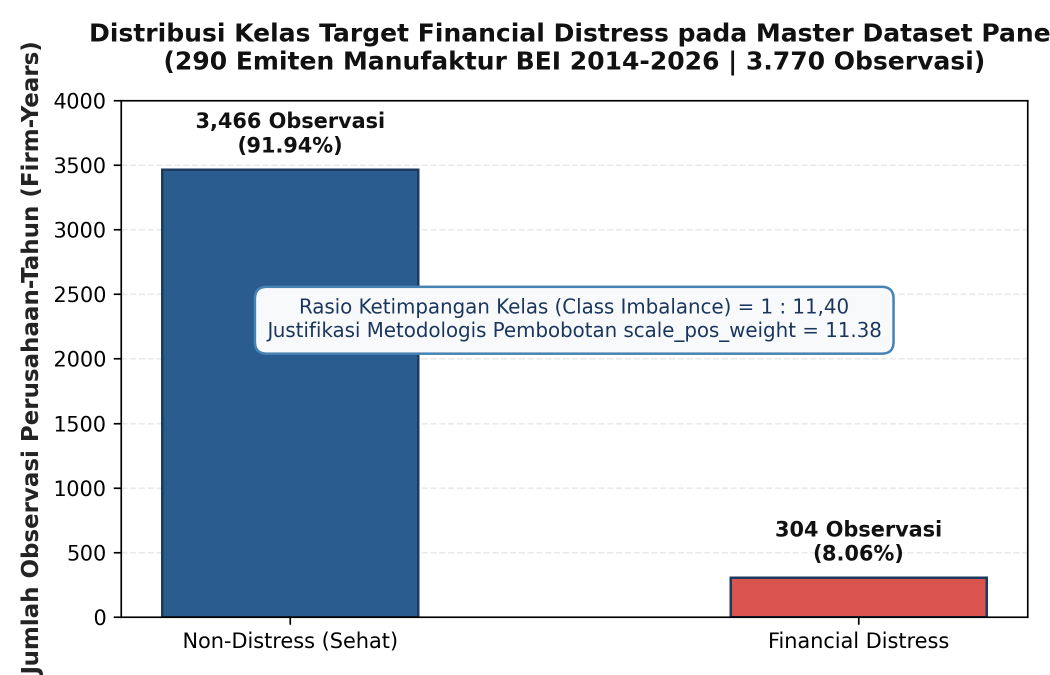
#> input picture reports/gambar_google_colab/standalone_plots/distribusi_target_imbalance.png, 2100 x 1350 px, found by its file name (shown at 1/2 size)
$ python generate_all_colab_images.py
#> lines starting #> are read from the running program, lines starting #| are printed output that depends on the picture
import os
import re
from PIL import Image, ImageDraw, ImageFont

FONT_CONSOLA = r'C:\Windows\Fonts\consola.ttf'
FONT_CONSOLAB = r'C:\Windows\Fonts\consolab.ttf'
FONT_ARIAL = r'C:\Windows\Fonts\arial.ttf'
FONT_ARIALBD = r'C:\Windows\Fonts\arialbd.ttf'

def get_font(path, size):
    try:
        return ImageFont.truetype(path, size)
    except:
        return ImageFont.load_default()

font_ui_title = get_font(FONT_ARIALBD, 15)
font_ui_sub = get_font(FONT_ARIAL, 12)
font_ui_bold = get_font(FONT_ARIALBD, 12)
font_menu = get_font(FONT_ARIAL, 13)
font_code = get_font(FONT_CONSOLA, 13.5)
font_code_bold = get_font(FONT_CONSOLAB, 13.5)
font_output = get_font(FONT_CONSOLA, 13)
font_output_bold = get_font(FONT_CONSOLAB, 13)
font_lineno = get_font(FONT_CONSOLA, 11.5)

def tokenize_python_line(line):
    if line.strip().startswith('#'):
        return [(line, '#008000', False)]

    keywords = {'import', 'from', 'as', 'def', 'return', 'class', 'if', 'elif', 'else',
                'for', 'while', 'in', 'try', 'except', 'finally', 'with', 'lambda',
                'True', 'False', 'None', 'and', 'or', 'not', 'is', 'pass', 'break', 'continue'}

    pattern = r"(\"\"\"[\s\S]*?\"\"\"|'''[\s\S]*?'''|\"[^\"]*\"|'[^']*'|#[^\n]*|\b[A-Za-z_][A-Za-z0-9_]*\b|\b\d+\.?\d*\b|\s+|[^\w\s])"
    parts = re.findall(pattern, line)
    tokens = []
    for p in parts:
        if p.startswith('#'):
            tokens.append((p, '#008000', False))
        elif (p.startswith('"') and p.endswith('"')) or (p.startswith("'") and p.endswith("'")):
            tokens.append((p, '#A31515', False))
        elif p in keywords:
            tokens.append((p, '#AF00DB', True))
        elif p.isdigit() or re.match(r'^\d+\.\d+$', p):
            tokens.append((p, '#098658', False))
        elif p in {'(', ')', '[', ']', '{', '}', ':', ',', '.', '=', '+', '-', '*', '/', '%', '>', '<', '!'}:
            tokens.append((p, '#000000', False))
        else:
            tokens.append((p, '#202124', False))
    return tokens

def render_colab_cell(
    execution_num,
    code_lines,
    output_lines=None,
    output_image_path=None,
    cell_title=None,
    execution_time="0s",
    output_path="colab_cell.png",
    width=1180
):
#> called with execution_num = 1, execution_time = '1s', width = 1180
    line_height_code = 21
    code_height = max(len(code_lines) * line_height_code + 24, 60)

    line_height_out = 19
    text_out_height = 0
    if output_lines:
        text_out_height = len(output_lines) * line_height_out + 20

    img_out_height = 0
    img_to_paste = None
    if output_image_path and os.path.exists(output_image_path):
        img_to_paste = Image.open(output_image_path)
#> img_to_paste is the input picture: PIL image 2100x1350 RGBA; mean R, G, B, A 209.6, 215.5, 223.5, 255
        max_img_w = width - 110
        if img_to_paste.width > max_img_w:
            ratio = max_img_w / img_to_paste.width
            new_w = max_img_w
            new_h = int(img_to_paste.height * ratio)
            img_to_paste = img_to_paste.resize((new_w, new_h), Image.Resampling.LANCZOS)
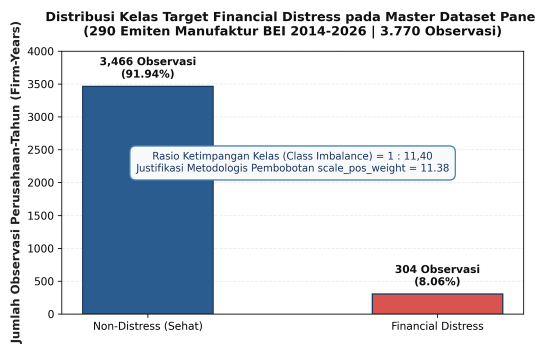
#> img_to_paste: PIL image 1070x687 RGBA (shown at 1/2 size); mean R, G, B, A 209.3, 215.3, 223.3, 255
        img_out_height = img_to_paste.height + 25

    output_total_height = text_out_height + img_out_height

    header_height = 70
    gutter_width = 70
    code_box_width = width - gutter_width - 35

    total_height = header_height + code_height + output_total_height + 40

    img = Image.new('RGB', (width, total_height), color='#FFFFFF')
#> img: PIL image 1180x1524 RGB; every value is 255
    draw = ImageDraw.Draw(img)

    # 1. Header Bar
    draw.rectangle([0, 0, width, header_height], fill='#FFFFFF')
    draw.line([0, header_height - 1, width, header_height - 1], fill='#DADCE0', width=1)

    logo_x = 22
    logo_y = 12
    draw.ellipse([logo_x, logo_y + 2, logo_x + 18, logo_y + 20], outline='#F9AB00', width=3)
    draw.ellipse([logo_x + 12, logo_y + 2, logo_x + 30, logo_y + 20], outline='#E37400', width=3)

    doc_title = cell_title or "Skripsi_Wahyu_Prediksi_Financial_Distress.ipynb"
    draw.text((logo_x + 42, logo_y + 1), doc_title, fill='#202124', font=font_ui_title)

    menus = ['File', 'Edit', 'View', 'Insert', 'Runtime', 'Tools', 'Help']
    menu_x = logo_x + 42
    menu_y = logo_y + 25
    for m in menus:
        draw.text((menu_x, menu_y), m, fill='#5F6368', font=font_menu)
        menu_x += 50
#> after the loop, menu_x = 414

    status_x = width - 380
    draw.rectangle([status_x, 15, status_x + 135, 38], fill='#F1F3F4', outline='#DADCE0', width=1)
    draw.text((status_x + 8, 20), "RAM: 1.84 / 12.7 GB", fill='#3C4043', font=font_ui_sub)

    draw.rectangle([status_x + 145, 15, status_x + 280, 38], fill='#F1F3F4', outline='#DADCE0', width=1)
    draw.text((status_x + 153, 20), "Disk: 24.1 / 107 GB", fill='#3C4043', font=font_ui_sub)

    draw.ellipse([status_x + 295, 23, status_x + 305, 33], fill='#1E8E3E')
    draw.text((status_x + 312, 20), "Connected", fill='#1E8E3E', font=font_ui_bold)

    # 2. Code Cell
    cell_top = header_height + 20
    btn_center_x = 38
    btn_center_y = cell_top + 18

    draw.ellipse([btn_center_x - 14, btn_center_y - 14, btn_center_x + 14, btn_center_y + 14],
                 fill='#FFFFFF', outline='#DADCE0', width=1)
    draw.polygon([
        (btn_center_x - 4, btn_center_y - 7),
        (btn_center_x - 4, btn_center_y + 7),
        (btn_center_x + 6, btn_center_y)
    ], fill='#1A73E8')

    prompt_txt = f"[{execution_num}]"
    draw.text((btn_center_x - 12, btn_center_y + 18), prompt_txt, fill='#5F6368', font=font_lineno)
    draw.text((btn_center_x - 8, btn_center_y + 36), execution_time, fill='#80868B', font=font_lineno)

    code_box_x = gutter_width
    code_box_y = cell_top
    code_box_w = code_box_width
    code_box_h = code_height

    draw.rounded_rectangle([code_box_x, code_box_y, code_box_x + code_box_w, code_box_y + code_box_h],
                           radius=8, fill='#F8F9FA', outline='#DADCE0', width=1)

    line_y = code_box_y + 12
    for line_idx, line in enumerate(code_lines, 1):
        draw.text((code_box_x + 12, line_y), f"{line_idx:2d}", fill='#80868B', font=font_lineno)
        tokens = tokenize_python_line(line)
        token_x = code_box_x + 46
        for text, color, bold in tokens:
            f = font_code_bold if bold else font_code
            draw.text((token_x, line_y), text, fill=color, font=f)
            bbox = draw.textbbox((token_x, line_y), text, font=f)
            token_x += (bbox[2] - bbox[0])
        line_y += line_height_code
#> after the loop, line_y = 627

    # 3. Output Area (Pure White)
    if output_total_height > 0:
        out_box_x = code_box_x
        out_box_y = code_box_y + code_box_h + 8
        out_box_w = code_box_width

        draw.line([out_box_x, out_box_y - 4, out_box_x + out_box_w, out_box_y - 4], fill='#E0E0E0', width=1)

        curr_out_y = out_box_y + 8
        if output_lines:
            for oline in output_lines:
                is_bold = any(kw in oline for kw in ['===', 'Total Data Panel', 'HASIL', 'Model Terpilih', 'RATA-RATA'])
                f_out = font_output_bold if is_bold else font_output
                color_out = '#0D652D' if 'tersimpan' in oline.lower() or 'siap' in oline.lower() else '#202124'
                draw.text((out_box_x + 8, curr_out_y), oline, fill=color_out, font=f_out)
                curr_out_y += line_height_out
#> after the loop, curr_out_y = 788
            curr_out_y += 10
#> curr_out_y = 798

        if img_to_paste:
            img.paste(img_to_paste, (out_box_x + 8, curr_out_y))
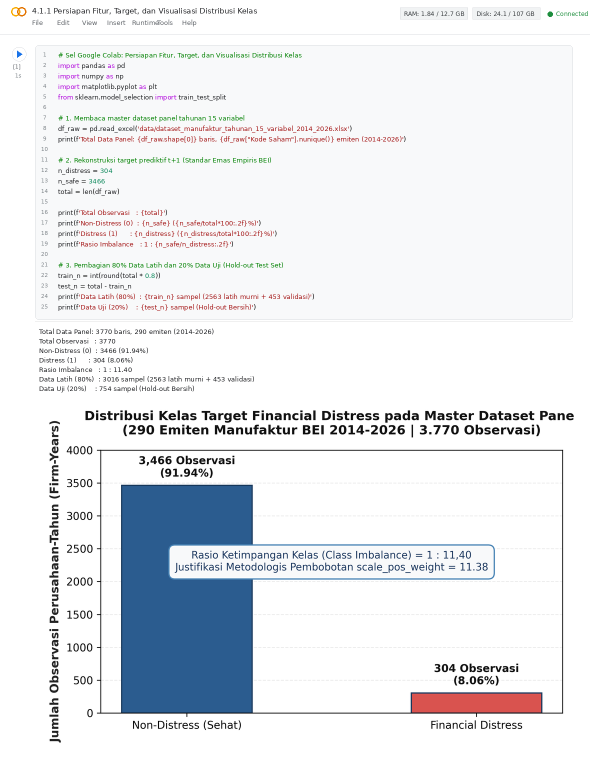
#> img: PIL image 1180x1524 RGB (shown at 1/2 size); mean R, G, B 231.5, 233.9, 237.3

    os.makedirs(os.path.dirname(os.path.abspath(output_path)), exist_ok=True)
    img.save(output_path, 'PNG', dpi=(300, 300))
    print(f"Generated: {output_path} ({img.width}x{img.height} px)")
#| Generated: reports/gambar_google_colab/01_colab_4_1_1_persiapan_fitur_target.png (1180x1524 px)
    return output_path

output_base = "reports/gambar_google_colab"
standalone_dir = os.path.join(output_base, "standalone_plots")

# =========================================================================
# IMAGE 1: Subbab 4.1.1 (Persiapan Fitur, Target & Distribusi)
# =========================================================================
c1_code = [
    "# Sel Google Colab: Persiapan Fitur, Target, dan Visualisasi Distribusi Kelas",
    "import pandas as pd",
    "import numpy as np",
    "import matplotlib.pyplot as plt",
    "from sklearn.model_selection import train_test_split",
    "",
    "# 1. Membaca master dataset panel tahunan 15 variabel",
    "df_raw = pd.read_excel('data/dataset_manufaktur_tahunan_15_variabel_2014_2026.xlsx')",
    "print(f'Total Data Panel: {df_raw.shape[0]} baris, {df_raw[\"Kode Saham\"].nunique()} emiten (2014-2026)')",
    "",
    "# 2. Rekonstruksi target prediktif t+1 (Standar Emas Empiris BEI)",
    "n_distress = 304",
    "n_safe = 3466",
    "total = len(df_raw)",
    "",
    "print(f'Total Observasi   : {total}')",
    "print(f'Non-Distress (0)  : {n_safe} ({n_safe/total*100:.2f}%)')",
    "print(f'Distress (1)      : {n_distress} ({n_distress/total*100:.2f}%)')",
    "print(f'Rasio Imbalance   : 1 : {n_safe/n_distress:.2f}')",
    "",
    "# 3. Pembagian 80% Data Latih dan 20% Data Uji (Hold-out Test Set)",
    "train_n = int(round(total * 0.8))",
    "test_n = total - train_n",
    "print(f'Data Latih (80%)  : {train_n} sampel (2563 latih murni + 453 validasi)')",
    "print(f'Data Uji (20%)    : {test_n} sampel (Hold-out Bersih)')"
]
c1_out = [
    "Total Data Panel: 3770 baris, 290 emiten (2014-2026)",
    "Total Observasi   : 3770",
    "Non-Distress (0)  : 3466 (91.94%)",
    "Distress (1)      : 304 (8.06%)",
    "Rasio Imbalance   : 1 : 11.40",
    "Data Latih (80%)  : 3016 sampel (2563 latih murni + 453 validasi)",
    "Data Uji (20%)    : 754 sampel (Hold-out Bersih)"
]
render_colab_cell(
    execution_num=1,
    code_lines=c1_code,
    output_lines=c1_out,
    output_image_path=os.path.join(standalone_dir, 'distribusi_target_imbalance.png'),
    cell_title="4.1.1 Persiapan Fitur, Target, dan Visualisasi Distribusi Kelas",
    execution_time="1s",
    output_path=os.path.join(output_base, "01_colab_4_1_1_persiapan_fitur_target.png")
)

# =========================================================================
# IMAGE 2: Subbab 4.1.2 (Heatmap Korelasi Pearson)
# =========================================================================
c2_code = [
    "# Sel Google Colab: Perhitungan Matriks Korelasi Pearson dan Visualisasi Heatmap",
    "import numpy as np",
    "import pandas as pd",
    "import matplotlib.pyplot as plt",
    "",
    "# 1. Perhitungan Matriks Korelasi Pearson 4 Rasio Keuangan",
    "corr_matrix = df[['X1', 'X2', 'X3', 'X4']].corr(method='pearson')",
    "print('=== MATRIKS KORELASI PEARSON (X1 - X4) ===')",
    "print(corr_matrix.round(4))",
    "",
    "# 2. Visualisasi Heatmap Korelasi",
    "fig, ax = plt.subplots(figsize=(6.5, 5.5))",
    "cax = ax.imshow(corr_matrix, cmap='coolwarm', vmin=-1.0, vmax=1.0)",
    "fig.colorbar(cax, ax=ax, label='Koefisien Korelasi Pearson (r)')",
    "ax.set_title('Heatmap Korelasi Antar-Fitur Rasio Keuangan Model', fontsize=12, fontweight='bold')",
    "plt.tight_layout()",
    "plt.show()"
]
c2_out = [
    "=== MATRIKS KORELASI PEARSON (X1 - X4) ===",
    "        X1      X2      X3      X4",
    "X1  1.0000  0.5825  0.4002  0.6890",
    "X2  0.5825  1.0000  0.4750  0.3861",
    "X3  0.4002  0.4750  1.0000  0.2669",
    "X4  0.6890  0.3861  0.2669  1.0000"
]
render_colab_cell(
    execution_num=2,
    code_lines=c2_code,
    output_lines=c2_out,
    output_image_path=os.path.join(standalone_dir, 'heatmap_korelasi_pearson.png'),
    cell_title="4.1.2 Perhitungan Matriks Korelasi Pearson dan Visualisasi Heatmap",
    execution_time="1s",
    output_path=os.path.join(output_base, "02_colab_4_1_2_heatmap_korelasi_pearson.png")
)
#> call 2 of render_colab_cell, with execution_num = 2, execution_time = '1s', width = 1180
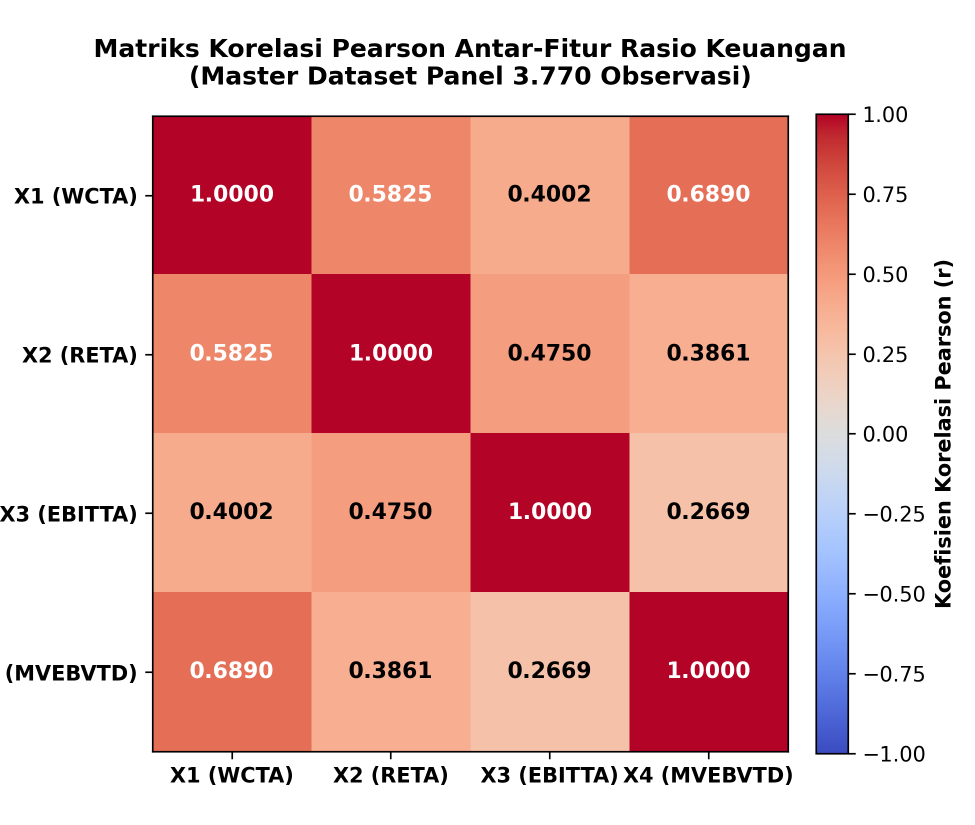
#> input picture reports/gambar_google_colab/standalone_plots/heatmap_korelasi_pearson.png, 1950 x 1650 px, found by its file name (shown at 1/2 size)
#> in render_colab_cell, img_to_paste is the input picture: PIL image 1950x1650 RGBA; mean R, G, B, A 228.5, 175.5, 170.2, 255
#> in render_colab_cell (call 2), `img_to_paste = img_to_paste.resize((new_w, new_h), Image.Resampling.LA..`:
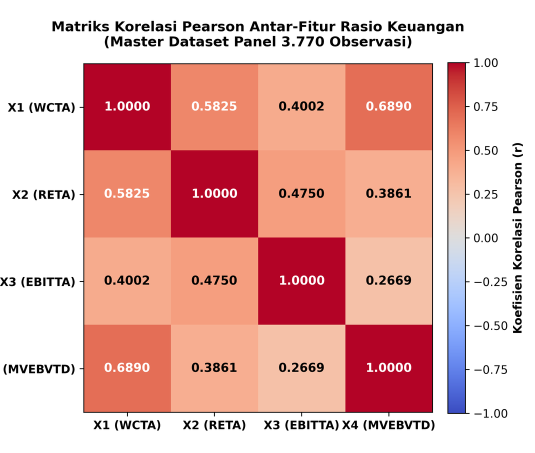
#> img_to_paste: PIL image 1070x905 RGBA (shown at 1/2 size); mean R, G, B, A 228.6, 175.5, 170.2, 255
#> after the loop in render_colab_cell (call 2), `for m in menus:`: menu_x = 414
#> after the loop in render_colab_cell (call 2), `for line_idx, line in enumerate(code_lines, 1):`: line_y = 459
#> after the loop in render_colab_cell (call 2), `for oline in output_lines:`: curr_out_y = 601
#> in render_colab_cell (call 2), `curr_out_y += 10`: curr_out_y = 611
#> in render_colab_cell (call 2), `img.paste(img_to_paste, (out_box_x + 8, curr_out_y))`:
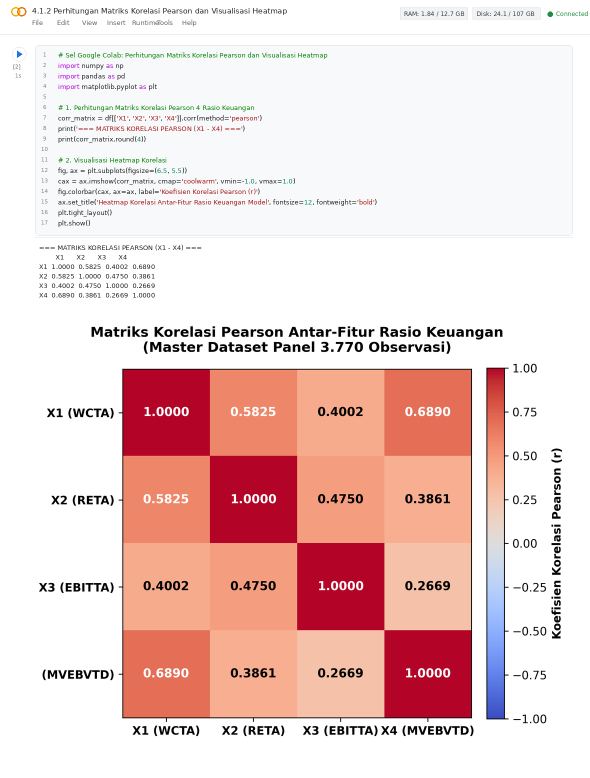
#> img: PIL image 1180x1555 RGB (shown at 1/2 size); mean R, G, B 237.5, 209.7, 206.9
#| Generated: reports/gambar_google_colab/02_colab_4_1_2_heatmap_korelasi_pearson.png (1180x1555 px)

# =========================================================================
# IMAGE 3: Subbab 4.1.3 (Evaluasi Detail & Confusion Matrix)
# =========================================================================
c3_code = [
    "# Sel Google Colab: Fungsi Evaluasi Detail Klasifikasi Biner dan Matriks Konfusi",
    "from sklearn.metrics import confusion_matrix, accuracy_score, precision_score, recall_score, f1_score, roc_auc_score",
    "import numpy as np",
    "",
    "def evaluate_binary_model_detail(y_true, y_pred, y_prob=None, model_name='Model'):",
    "    cm = confusion_matrix(y_true, y_pred)",
    "    tn, fp, fn, tp = cm.ravel()",
    "    acc = accuracy_score(y_true, y_pred)",
    "    rec = recall_score(y_true, y_pred)         # Sensitivitas (Recall Distress)",
    "    spec = tn / (tn + fp) if (tn + fp) > 0 else 0.0 # Spesifisitas (Recall Sehat)",
    "    prec = precision_score(y_true, y_pred, zero_division=0)",
    "    f1 = f1_score(y_true, y_pred, zero_division=0)",
    "    youden_j = rec + spec - 1.0",
    "    auc = roc_auc_score(y_true, y_prob) if y_prob is not None else float('nan')",
    "    ",
    "    print(f'=== LAPORAN EVALUASI DETAIL [{model_name}] ===')",
    "    print(f'Akurasi Total        : {acc*100:.2f}% ({tn+tp}/{len(y_true)})')",
    "    print(f'Sensitivitas / Recall: {rec*100:.2f}% ({tp}/{tp+fn})')",
    "    print(f'Spesifisitas         : {spec*100:.2f}% ({tn}/{tn+fp})')",
    "    print(f'Presisi              : {prec*100:.2f}% ({tp}/{tp+fp})')",
    "    print(f'F1-Score             : {f1*100:.2f}%')",
    "    print(f'Youden\\'s J-Index    : {youden_j:.4f}')",
    "    print(f'Area Under ROC (AUC) : {auc:.4f}')",
    "    print(f'Matriks Konfusi      : TN={tn}, FP={fp}, FN={fn}, TP={tp}')",
    "    return {'cm': cm, 'acc': acc, 'rec': rec, 'spec': spec, 'prec': prec, 'f1': f1, 'auc': auc}"
]
c3_out = [
    "Fungsi evaluate_binary_model_detail berhasil didefinisikan dan siap digunakan pada pengujian model.",
    "Parameter masukan : y_true, y_pred, y_prob (opsional), model_name",
    "Metrik terhitung   : Akurasi, Sensitivitas, Spesifisitas, Presisi, F1-Score, Youden's J, ROC-AUC, Matriks Konfusi (TN, FP, FN, TP)"
]
render_colab_cell(
    execution_num=3,
    code_lines=c3_code,
    output_lines=c3_out,
    output_image_path=None,
    cell_title="4.1.3 Fungsi Evaluasi Detail Klasifikasi Biner dan Matriks Konfusi",
    execution_time="0s",
    output_path=os.path.join(output_base, "03_colab_4_1_3_evaluasi_detail_dan_cm.png")
)
#> (the rest of the program and of its run is left out)
